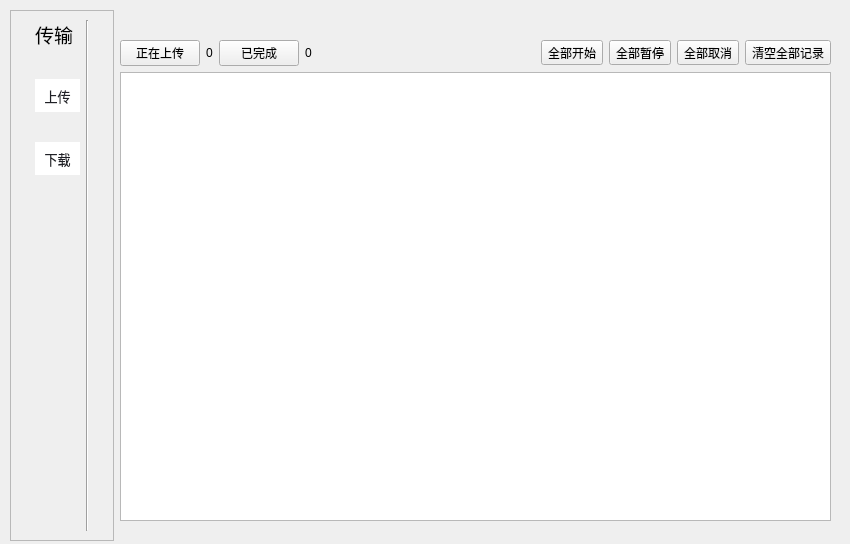
<?xml version="1.0" encoding="UTF-8"?>
<ui version="4.0">
 <class>Transfer</class>
 <widget class="QWidget" name="Transfer">
  <property name="geometry">
   <rect>
    <x>0</x>
    <y>0</y>
    <width>850</width>
    <height>544</height>
   </rect>
  </property>
  <property name="windowTitle">
   <string>Form</string>
  </property>
  <widget class="QFrame" name="frame">
   <property name="geometry">
    <rect>
     <x>10</x>
     <y>10</y>
     <width>104</width>
     <height>531</height>
    </rect>
   </property>
   <property name="frameShape">
    <enum>QFrame::StyledPanel</enum>
   </property>
   <property name="frameShadow">
    <enum>QFrame::Raised</enum>
   </property>
   <layout class="QGridLayout" name="gridLayout">
    <item row="0" column="0">
     <layout class="QHBoxLayout" name="horizontalLayout">
      <item>
       <layout class="QVBoxLayout" name="verticalLayout_3">
        <item>
         <layout class="QVBoxLayout" name="verticalLayout_2">
          <property name="spacing">
           <number>30</number>
          </property>
          <item>
           <widget class="QLabel" name="label">
            <property name="font">
             <font>
              <family>微软雅黑</family>
              <pointsize>14</pointsize>
             </font>
            </property>
            <property name="text">
             <string>传输</string>
            </property>
           </widget>
          </item>
          <item>
           <layout class="QVBoxLayout" name="verticalLayout">
            <item>
             <widget class="QToolButton" name="toolButton">
              <property name="font">
               <font>
                <family>微软雅黑</family>
                <pointsize>10</pointsize>
                <kerning>true</kerning>
               </font>
              </property>
              <property name="layoutDirection">
               <enum>Qt::LeftToRight</enum>
              </property>
              <property name="styleSheet">
               <string notr="true">QToolButton {
    spacing: 20px;   /* 设置图标和文本之间的间距 */
    padding: 5px;    /* 设置按钮的内边距，调整整体按钮大小 */
    border: none;    /* 可选，移除边框 */
    background: #ffffff;  /* 设置背景颜色 */
    color: #1f2026;    /* 设置字体颜色 */
    text-align: center;  /* 设置文本居中对齐 */
    display: flex;       /* 使用flexbox布局 */
    flex-direction: column; /* 图标在上，文本在下 */
    justify-content: center; /* 垂直居中 */
    align-items: center; /* 水平居中 */
}

QToolButton:hover {
    background: #f3f4f6;  /* 鼠标悬停时更改背景颜色 */
}

QToolButton:pressed {
    background: #f3f4f6;  /* 按下时背景颜色 */
}
</string>
              </property>
              <property name="text">
               <string>上传</string>
              </property>
              <property name="icon">
               <iconset resource="../../resource/icon/icon.qrc">
                <normaloff>:/Transfer/upload.svg</normaloff>:/Transfer/upload.svg</iconset>
              </property>
              <property name="toolButtonStyle">
               <enum>Qt::ToolButtonTextBesideIcon</enum>
              </property>
             </widget>
            </item>
            <item>
             <widget class="QToolButton" name="toolButton_2">
              <property name="font">
               <font>
                <family>微软雅黑</family>
                <pointsize>10</pointsize>
               </font>
              </property>
              <property name="styleSheet">
               <string notr="true">QToolButton {
    spacing: 20px;   /* 设置图标和文本之间的间距 */
    padding: 5px;    /* 设置按钮的内边距，调整整体按钮大小 */
    border: none;    /* 可选，移除边框 */
    background: #ffffff;  /* 设置背景颜色 */
    color: #1f2026;    /* 设置字体颜色 */
    text-align: center;  /* 设置文本居中对齐 */
    display: flex;       /* 使用flexbox布局 */
    flex-direction: column; /* 图标在上，文本在下 */
    justify-content: center; /* 垂直居中 */
    align-items: center; /* 水平居中 */
}

QToolButton:hover {
    background: #f3f4f6;  /* 鼠标悬停时更改背景颜色 */
}

QToolButton:pressed {
    background: #f3f4f6;  /* 按下时背景颜色 */
}
</string>
              </property>
              <property name="text">
               <string>下载</string>
              </property>
              <property name="icon">
               <iconset resource="../../resource/icon/icon.qrc">
                <normaloff>:/Transfer/download.svg</normaloff>:/Transfer/download.svg</iconset>
              </property>
              <property name="toolButtonStyle">
               <enum>Qt::ToolButtonTextBesideIcon</enum>
              </property>
             </widget>
            </item>
           </layout>
          </item>
         </layout>
        </item>
        <item>
         <spacer name="verticalSpacer">
          <property name="orientation">
           <enum>Qt::Vertical</enum>
          </property>
          <property name="sizeHint" stdset="0">
           <size>
            <width>20</width>
            <height>224</height>
           </size>
          </property>
         </spacer>
        </item>
       </layout>
      </item>
      <item>
       <widget class="Line" name="line">
        <property name="orientation">
         <enum>Qt::Vertical</enum>
        </property>
       </widget>
      </item>
     </layout>
    </item>
   </layout>
  </widget>
  <widget class="QWidget" name="">
   <property name="geometry">
    <rect>
     <x>120</x>
     <y>40</y>
     <width>711</width>
     <height>481</height>
    </rect>
   </property>
   <layout class="QVBoxLayout" name="verticalLayout_4">
    <item>
     <layout class="QHBoxLayout" name="horizontalLayout_5">
      <item>
       <layout class="QHBoxLayout" name="horizontalLayout_2">
        <item>
         <widget class="QPushButton" name="pushButton">
          <property name="text">
           <string>正在上传</string>
          </property>
         </widget>
        </item>
        <item>
         <widget class="QLabel" name="label_2">
          <property name="text">
           <string>0</string>
          </property>
         </widget>
        </item>
       </layout>
      </item>
      <item>
       <layout class="QHBoxLayout" name="horizontalLayout_3">
        <item>
         <widget class="QPushButton" name="pushButton_2">
          <property name="text">
           <string>已完成</string>
          </property>
         </widget>
        </item>
        <item>
         <widget class="QLabel" name="label_3">
          <property name="text">
           <string>0</string>
          </property>
         </widget>
        </item>
       </layout>
      </item>
      <item>
       <spacer name="horizontalSpacer">
        <property name="orientation">
         <enum>Qt::Horizontal</enum>
        </property>
        <property name="sizeHint" stdset="0">
         <size>
          <width>40</width>
          <height>20</height>
         </size>
        </property>
       </spacer>
      </item>
      <item>
       <layout class="QHBoxLayout" name="horizontalLayout_4">
        <item>
         <widget class="QToolButton" name="toolButton_4">
          <property name="text">
           <string>全部开始</string>
          </property>
          <property name="icon">
           <iconset resource="../../resource/icon/icon.qrc">
            <normaloff>:/Transfer/start.svg</normaloff>:/Transfer/start.svg</iconset>
          </property>
          <property name="toolButtonStyle">
           <enum>Qt::ToolButtonTextBesideIcon</enum>
          </property>
         </widget>
        </item>
        <item>
         <widget class="QToolButton" name="toolButton_5">
          <property name="text">
           <string>全部暂停</string>
          </property>
          <property name="icon">
           <iconset resource="../../resource/icon/icon.qrc">
            <normaloff>:/Transfer/stop.svg</normaloff>:/Transfer/stop.svg</iconset>
          </property>
          <property name="toolButtonStyle">
           <enum>Qt::ToolButtonTextBesideIcon</enum>
          </property>
         </widget>
        </item>
        <item>
         <widget class="QToolButton" name="toolButton_6">
          <property name="text">
           <string>全部取消</string>
          </property>
          <property name="icon">
           <iconset resource="../../resource/icon/icon.qrc">
            <normaloff>:/Transfer/cancel.svg</normaloff>:/Transfer/cancel.svg</iconset>
          </property>
          <property name="toolButtonStyle">
           <enum>Qt::ToolButtonTextBesideIcon</enum>
          </property>
         </widget>
        </item>
       </layout>
      </item>
      <item>
       <widget class="QToolButton" name="toolButton_3">
        <property name="text">
         <string>清空全部记录</string>
        </property>
        <property name="icon">
         <iconset resource="../../resource/icon/icon.qrc">
          <normaloff>:/Transfer/clear.svg</normaloff>:/Transfer/clear.svg</iconset>
        </property>
        <property name="toolButtonStyle">
         <enum>Qt::ToolButtonTextBesideIcon</enum>
        </property>
       </widget>
      </item>
     </layout>
    </item>
    <item>
     <widget class="QListWidget" name="listWidget"/>
    </item>
   </layout>
  </widget>
 </widget>
 <resources>
  <include location="../../resource/icon/icon.qrc"/>
  <include location="../../resource/icon/icon.qrc"/>
  <include location="../../resource/icon/icon.qrc"/>
 </resources>
 <connections/>
</ui>
